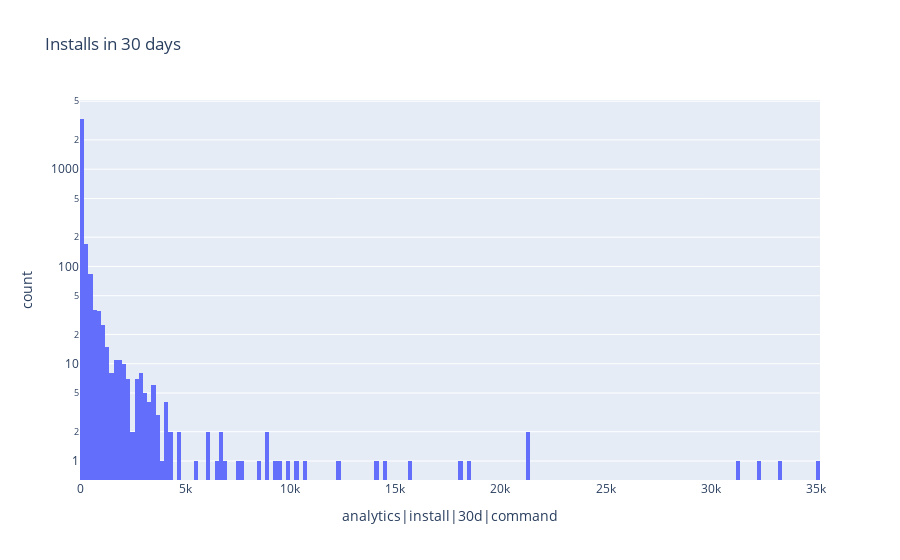

Notebook code for this chart:
### Code cell
col_name = "analytics|install|30d|command"
fig = px.histogram(df, x=col_name, log_y=True, title="Installs in 30 days")
fig.show()
df.sort_values([col_name], ascending=[False]).head(5)[["full_token", col_name]]

### Figure 1 — Plotly figure (JSON) as saved in the notebook; plotly's stock layout.template omitted (floating-point values rounded to 4 significant figures; data arrays with more than 128 entries replaced by an {"elided": "..."} marker saying what was removed)
{"data": [{"alignmentgroup": "True", "bingroup": "x", "hovertemplate": "analytics|install|30d|command=%{x}<br>count=%{y}<extra></extra>", "legendgroup": "", "marker": {"color": "#636efa", "pattern": {"shape": ""}}, "name": "", "offsetgroup": "", "orientation": "v", "showlegend": false, "type": "histogram", "x": {"elided": "3927 int values"}, "xaxis": "x", "yaxis": "y"}], "layout": {"barmode": "relative", "legend": {"tracegroupgap": 0}, "title": {"text": "Installs in 30 days"}, "xaxis": {"anchor": "y", "domain": [0, 1], "title": {"text": "analytics|install|30d|command"}}, "yaxis": {"anchor": "x", "domain": [0, 1], "title": {"text": "count"}, "type": "log"}}}
